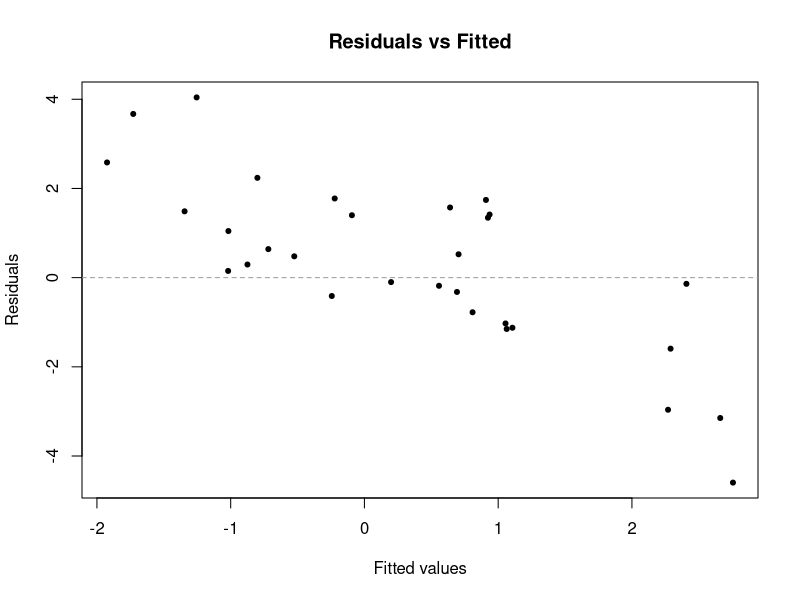
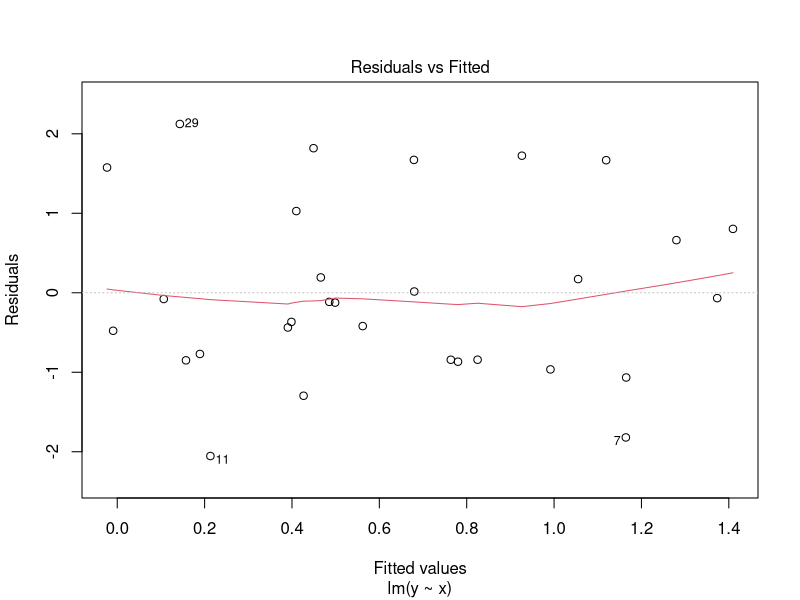
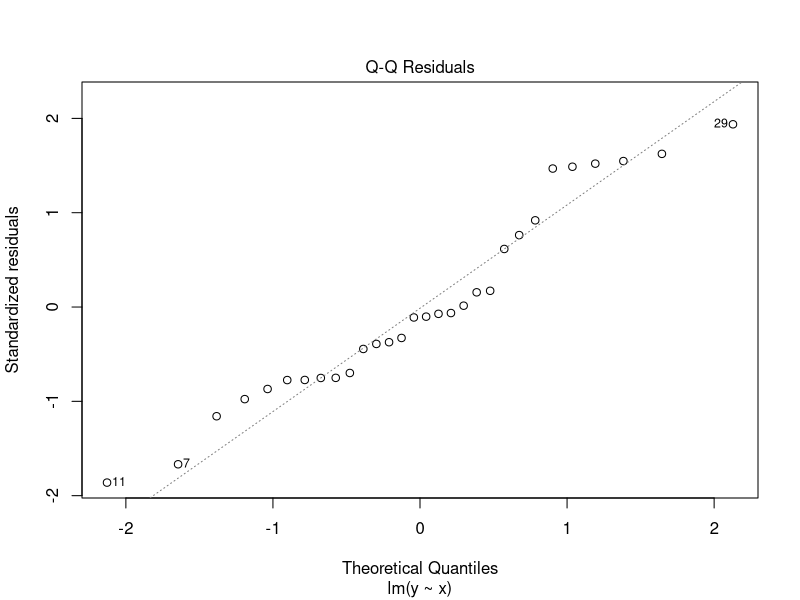
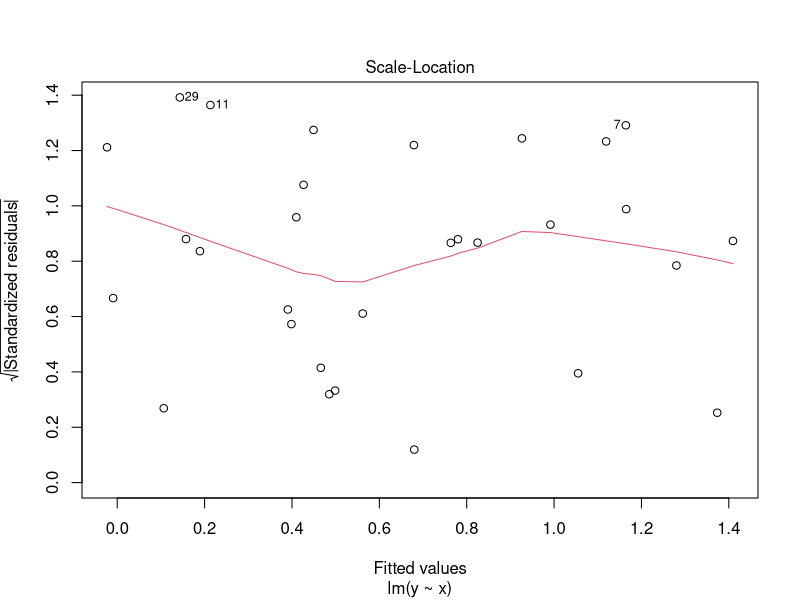
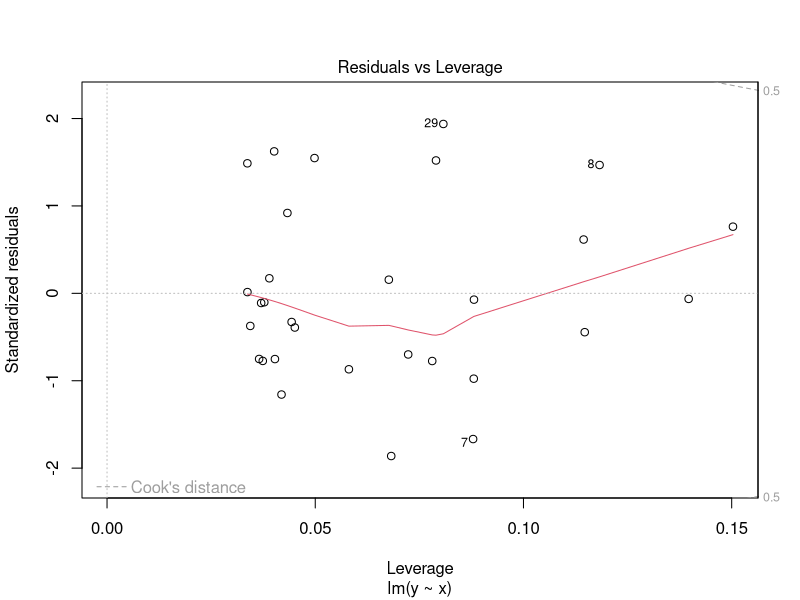

Reproduce these figures in R, in order.
## ---- chunk 1
knitr::opts_chunk$set(echo = TRUE)
## ---- chunk 2
# Importing useful functions

## Prior (Likelihhod Distribution) p(Data|w)
make_prior <- function(model, alpha, ...) {
  
  res = function(n = 1) mvrnorm(n, mu = c(0,0), Sigma = diag(1/alpha, nrow = 2))
  return(res)
}

## Posterior Distribution p(w|Data)p(w)
make_posterior <-function(model, alpha, beta, ...){
  theta_x = model_matrix(model, ...)
  
  S_xy_inv = diag(alpha, nrow = ncol(theta_x)) + beta * t(theta_x) %*% theta_x
  
  # Inverting back the matrix by solving it
  S_xy = solve(S_xy_inv)
  m_xy = beta * S_xy %*% t(theta_x) %*% y
  
  return(list(S_xy = S_xy, m_xy = m_xy))
}

## Sampling from posterior
sample_from_posterior <- function(n, model, alpha, beta, ...) {
  # specialize a function by n
  stat = make_posterior(model, alpha, beta)
  S_xy = stat$S_xy
  m_xy = stat$m_xy

  res <- as.data.frame(mvrnorm(n, mu=m_xy, Sigma=S_xy))
  w_names = sprintf("w%d", 0:(ncol(res)-1)) 
  colnames(res) = w_names
  return(res)
}

## Dealing with models 
model_matrix <- function(model, ...){
  model.matrix(model, ...)
}

## 
noresponse_matrix <- function(model, ...){
  responseless = delete.response(terms(model))
  
  data_frame = model.frame(responseless, ...)
  
  res = model.matrix(responseless, data_frame)
  return(res) 
}

##
predict.blm <- function(object, ...) {
  formula = object$formula
  posterior = object$posterior
  beta = object$beta
  
  # Generalizing theta for old and new data (using '...' method)
  theta_x = noresponse_matrix(formula, ...)

  m_xy = posterior$m_xy
  S_xy = posterior$S_xy

  # Dealing with many data points:
  sds = vector(length = nrow(theta_x))
  means = vector(length = nrow(theta_x))
  var = vector(length = nrow(theta_x))
  
  for(i in seq_along(sds)){      
    S_xxy = 1/beta + (t(theta_x[i,]) %*% S_xy %*% theta_x[i,])
    sds[i] = sqrt(S_xxy)
    var[i] = S_xxy
    means[i] = sum(t(m_xy) %*% theta_x[i,])
  }
  
  return(list(sds = sds, means = means, S_xy = var))
  
}


## ---- chunk 3
# Creating the class blm
make_prior <- function(model, alpha, ...){
  arguments <- list(...)
  if (alpha < 0) stop('alpha must be positive!')
  
  model <- model.matrix(model)
  return(list(m_xy = rep(0, ncol(model)), S_xy = diag(1/alpha, nrow = ncol(model))))
}

update <- function(model, prior, alpha, beta, ...){
  arguments <- list(...)

  if(alpha < 0 || beta  < 0) stop('alpha and beta must be positive!')
  
  data <- model.frame(model)
  theta_x = noresponse_matrix(model)
  S_xy <- solve(prior$S_xy + beta * t(theta_x) %*% theta_x)
  m_xy <- beta * S_xy %*% t(theta_x) %*% y
  return(list(m_xy=m_xy, S_xy=S_xy))
  
}

blm <- function(model, ...) {
  arguments <- list(...)
  alpha = arguments$alpha
  beta = arguments$beta
  prior <- make_prior(model, alpha,...) # it returns alpha
  posterior <- update(model, prior, beta, ...)

  # Defining the class blm
  obj <- list(data = model.frame(model),
              variances = posterior$S_xy,
              prior = prior,
              alpha = alpha,
              beta = beta,
              posterior = posterior,
              formula = model,
              sys = sys.call(),
              coefficients = posterior$m_xy)
  class(obj) <- 'blm'
  obj
}
  
## ---- chunk 4
x <- runif(30)
y <- rnorm(30, mean=x)

test_blm = blm(y ~ x, alpha = 1.5, beta = 2)
test_lm = lm( y ~ x)
# Creating the polymorphic function and adding an alias to it:
coefficients.blm <- coef.blm <- function(object, ...) t(object$coefficients)

# Test blm
coefficients(test_blm)
coef(test_blm)

# Test lm
coef(test_lm)
## ---- chunk 5

predict.blm <- function(object, ...) {

  formula = object$formula
  posterior = object$posterior
  beta = object$beta
  
  theta_x = noresponse_matrix(formula, ...)

  # Generalizing theta for old and new data (using '...' method)
  m_xy = posterior$m_xy
  S_xy = posterior$S_xy

  # Dealing with many data points:
  means = vector(length = nrow(theta_x))
  
  for(i in seq_along(means)){      
    means[i] = sum(t(m_xy) %*% theta_x[i,])
  }

  return(list(means = means))
}

# Testing it
newdata <- data.frame(x=runif(3))

# blm method
predict(test_blm, newdata)

# lm method
predict(test_lm, newdata)

# blm method
predict(test_blm)

# lm method
predict(test_lm)

# to make like lm
x <- rnorm(30)
names(x) <- seq(1, length(x))

# to extract the indexes
as.numeric(names(x[x > 0.45])) # or which
## ---- chunk 6
# You can only put the old data here, the newdata will be ignored in the predict function 
fitted.blm <- function(object, ...) {
  fit <- predict(object)
  fit
}

# Test blm
fitted(test_blm)

# Even if I give new data it is not going to do anything with it:
fitted(test_blm, newdata)

# Test lm
fitted(test_lm)

# How does lm deal with it?
fitted(test_lm, newdata)

# Don't care like I do. :)
## ---- chunk 7

confint.blm <- function(object, parm = NULL, level= 0.95, ...) {
  theta_x = noresponse_matrix(object$formula, ...)
  beta = object$beta
  S_xy = object$posterior$S_xy
  m_xy = object$posterior$m_xy
  
  if(parm == 'y'){
    
  # Calculating Standard deviation to be used in qnorm
  sds = vector(length = nrow(theta_x))  

  for(i in seq_along(sds)){  
    S_xxy = 1/beta + (t(theta_x[i,]) %*% S_xy %*% theta_x[i,])
    sds[i] = sqrt(S_xxy)
  }
  
  fitted <- predict(object, ...)
  quantil_lower <- qnorm(p = (1-level)/2, mean = fitted$means, sd = sds, lower.tail = F)
  quantil_upper <- qnorm(p = (1 - (1 -level)/2), mean = fitted$means, sd = sds, lower.tail = F)
  
  quantiles = cbind(quantil_lower, quantil_upper)
  colnames(quantiles) = c((1-level)/2, (1 - (1 -level)/2))
  
  # it returns the confint of the fitted data
  return(quantiles)
  }
  
  # Mean and variance of the coefficients
  # I will give that as default
  if(is.null(parm)){
    parm = rownames(object$coefficients)
  }
  
  quantil_lower <- qnorm(p = (1-level)/2, mean = m_xy[parm,], sd = sqrt(diag(S_xy)[parm]), lower.tail = F)
  quantil_upper <- qnorm(p = (1 - (1 -level)/2), mean =m_xy[parm,], sd = sqrt(diag(S_xy)[parm]), lower.tail = F)
  
  quantiles = cbind(quantil_lower, quantil_upper)

  colnames(quantiles) = c((1-level)/2, (1 - (1 -level)/2))
  rownames(quantiles) = parm
return(quantiles)  
}

# Test blm
confint(test_blm, parm = '(Intercept)', level = 0.95)

# Test blm
confint(test_blm, parm = 'y', level = 0.95)

# Test blm
confint(test_blm, parm = 'x', level = 0.95)

# Test blm
confint(test_blm, parm = 1, level = 0.95)

# I want my confint function to accept any case of written 'intercept'

# Test lm
confint(test_lm)

## ---- chunk 8
deviance.blm <- function(object, ...){
  observed = object$data[,1]
  fit = fitted(object)$means
  dev = (fit - observed)^2
  sum(dev)
}

# Test blm
deviance(test_blm)  

# Test lm
deviance(test_lm)
## ---- chunk 9

residuals.blm <- function(object, ...){
  observed = object$data[,1]
  x = as.data.frame(object$data[,2])
  predicted = predict(object, x)$means
  residuals = (observed - predicted) 
  residuals
}

# Test it for blm
residuals(test_blm)

# Test it for lm
residuals(test_lm)
## ---- chunk 10

plot.blm <- function(object, ...) {
  data = object$data

  if(is.null(data) == FALSE && ncol(data) == 2){
   # plot(data[,2],data[,1], pch = 20, xlab = 'x', ylab = 'y')
  #  abline(a = object$coefficients[1], b = object$coefficients[2], col="red")
    
    # First plot: fitted values vs residuals
    fit = fitted(object)$means
    resid = residuals(object)
    plot(fit, resid, pch = 20, xlab = 'Fitted values', ylab = 'Residuals', main = 'Residuals vs Fitted') 
    abline(h = 0, col = "gray60", lty = 2)
    # I need to produce the red lines, but i don't know how
  }
  if(is.null(data) == FALSE && ncol(data) > 2){
    # take the m_xy and make eigen decomposition of this matrix and select the variable that explains most of the variance
    
  }
}






plot(test_blm)
plot(test_lm)
# 1- residuals versus fitted data
# 2- q-q plot (theoretical quantiles versus standardized residuals)
# 3- third graph i do not understand much
# 4- Residuals versus leverage

## ---- chunk 11
# Print gives/print the called function and the coefficients 
print.blm <- function(object, ...){
  cat('\nCall:\n')
  print(object$sys)
  
  cat('\nCoefficients:\n')
  t(object$coefficients) 
}

# Test it
print(test_blm)
print(test_lm)
## ---- chunk 12
# As the name says, the summary function should be summary of everything
summary(test_lm)

summary.blm <- function(object, ...) {
  # Defining the class summary
  obj <- list(data = object$data,
              Call = object$sys,
              Residuals = residuals(object),
              Coefficients = object$coefficients)
  class(obj) <- 'summary.blm'
  obj
}

summary(test_blm)
print.summary.blm <- function(object, ...) {
  sapply(object$data, summary)
  cat('\nCall:\n')
  print(object$Call)
  
  cat('\nResiduals:\n')
  print(summary(object$Residuals))
  #sapply(object$residuals, summary) 
  
  cat('\nCoefficients:\n')
  print(object$Coefficients)
  print('Estimate, Std error, t value, Pr(>|t|)')

  cat('\nResidual standard error, numberX, on numberZ degrees of freedom\n')
  cat('\nMultiple R-squared:\n')
  cat('Adjusted R-squared:\n')
  
} 
summary(test_blm)
# The hard and freedom way

## Creating Classes of summary
# Using the same arguments as summary and creating a summary custom class

summary.customclass <- function(object, ...){
  cat('\nCall:\n')
  print(object$sys)
  
  cat('\nCoefficients:\n')
  t(object$coefficients) 
}


